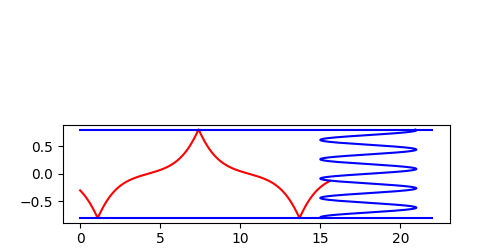

Write the Python code that produced this figure.
import matplotlib

import numpy as np
import matplotlib.pyplot as plt

matplotlib.use('TkAgg')

class OpticalFiber:
    def __init__(self, R, N2, OMEGA, Y0, ALPHA, HOP=0.1):
        self.R = R
        self.N2 = N2
        self.OMEGA = OMEGA
        self.Y0 = Y0
        self.ALPHA = ALPHA
        self.HOP = HOP

        self.currentY = self.Y0
        self.currentZ = 0
        self.currentSin, self.direction = self.getStartSin()
        self.currentN = self.f1(self.currentY)
        self.totalLength = 0

        self.pointsByY = []
        self.pointsByZ = []

    def f1(self, y):
        return 1.3 - 0.12 * np.cos(3 * y)

    def getStartSin(self):
        n1_0 = self.f1(self.Y0)
        sinBeta = np.sin(np.pi / 2 - abs(self.ALPHA) * self.N2 / n1_0)
        return sinBeta, np.sign(self.ALPHA)

    def makeStep(self):
        newY = self.currentY + np.sqrt(1 - self.currentSin ** 2) * self.HOP * self.direction
        newZ = self.currentZ + np.abs(self.currentSin) * self.HOP
        newN = self.f1(newY) if self.R >= abs(newY) else self.N2
        newSin = (self.currentSin * self.currentN) / newN

        self.totalLength += self.HOP
        self.currentY = newY
        self.currentZ = newZ

        if abs(newSin) >= 1:
            self.direction *= -1
            return

        self.currentN = newN
        self.currentSin = newSin

    def start(self):
        while self.currentZ < self.zf(self.currentY):
            self.pointsByY.append(self.currentY)
            self.pointsByZ.append(self.currentZ)
            self.makeStep()

        result_length = self.totalLength
        with open('IDZ1.txt', 'w') as f:
            f.write(f'{result_length}')

        t1 = np.arange(-self.R, self.R, 0.001)
        fig, ax = plt.subplots(figsize=(5, 2.5))
        plt.subplots_adjust(top=0.5)
        ax.plot(self.pointsByZ, self.pointsByY, 'r', self.zf(t1), t1, 'b', [0, 22], [self.R, self.R], 'b', [0, 22],
                [-self.R, -self.R], 'b')
        plt.savefig('IDZ1.png', dpi=100)
        plt.show()

    def zf(self, y):
        return 18 + 3 * np.sin(17.951958020513104 * y)


def main():
    R = 0.8
    N2 = 1
    OMEGA = 3 * 10 ** 14
    Y0 = -0.3
    ALPHA = np.deg2rad(-20)
    HOP = 0.01

    fiber = OpticalFiber(R, N2, OMEGA, Y0, ALPHA, HOP)
    fiber.start()


if __name__ == '__main__':
    main()
